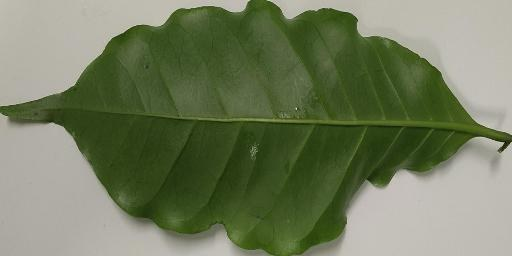
#> input picture mobile/web/samples/healthy-1.jpg, 512 x 256 px
$ python -i tiles.py   (imports and definitions only)
#> lines starting #> are read from the running program, lines starting #| are printed output that depends on the picture
"""Forty real training leaves for the 'twenty thousand labelled leaves' shot: eight per class, fixed seed.

Run from the repository root:
    python3 videos/technical/analysis/tiles.py
Reads training/manifests/scale_v3_manifest.json (train split, images present on this machine, whole leaves or
crops at least 96 px on the short side) and writes videos/technical/public/analysis/tiles/<n>.jpg (160 px squares,
centre-cropped) plus tiles.json with each tile's class and source.
"""

import json
import random
from pathlib import Path

from PIL import Image

ROOT = Path(__file__).resolve().parents[3]
TRAINING = ROOT / "training"
OUT = ROOT / "videos/technical/public/analysis/tiles"
CLASSES = ["healthy", "rust", "cercospora", "miner", "phoma"]
PER_CLASS = 8


def square(path, size=160):
#> called with size = 160
    image = Image.open(path).convert("RGB")
#> image is the input picture: PIL image 512x256 RGB; mean R, G, B 114.7, 124.5, 94.7
    side = min(image.size)
#> side = 256
    left, top = (image.width - side) // 2, (image.height - side) // 2
#> left = 128; top = 0
    return image.crop((left, top, left + side, top + side)).resize((size, size), Image.BICUBIC)
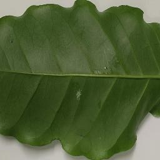
#> returned value: PIL image 160x160 RGB; mean R, G, B 79.8, 96, 55.7


def main():
    generator = random.Random(20261004)
    rows = json.loads((TRAINING / "manifests/scale_v3_manifest.json").read_text())["images"]
    OUT.mkdir(parents=True, exist_ok=True)
    tiles = []
    for label in CLASSES:
        pool = sorted((r for r in rows if r["label"] == label and r["split"] == "train" and (TRAINING / r["path"]).exists()), key=lambda r: r["path"])
        chosen = []
        for row in generator.sample(pool, len(pool)):
            if min(Image.open(TRAINING / row["path"]).size) >= 96:
                chosen.append(row)
            if len(chosen) == PER_CLASS:
                break
        for row in chosen:
            number = len(tiles)
            square(TRAINING / row["path"]).save(OUT / f"{number}.jpg", quality=90)
            tiles.append({"n": number, "label": label, "source": row["source"], "path": row["path"]})
    (OUT.parent / "tiles.json").write_text(json.dumps(tiles, indent=1))
    print(len(tiles), "tiles")


# [2 lines not run here, left out]

>>> result = square('../../../mobile/web/samples/healthy-1.jpg')

$ run again, on mobile/web/samples/healthy-2.jpg
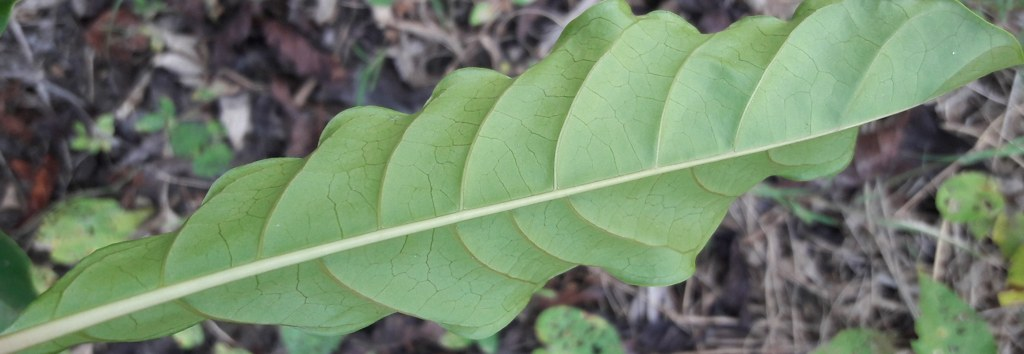
#> input picture mobile/web/samples/healthy-2.jpg, 1024 x 354 px
#> in square, image is the input picture: PIL image 1024x354 RGB; mean R, G, B 113.5, 131.1, 106.9
#> in square, `return image.crop((left, top, left + side, top + side)).resize((size, ..`:
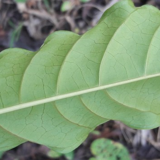
#> returned value: PIL image 160x160 RGB; mean R, G, B 127, 152.3, 117.6

$ run again, on mobile/web/samples/healthy-3.jpg
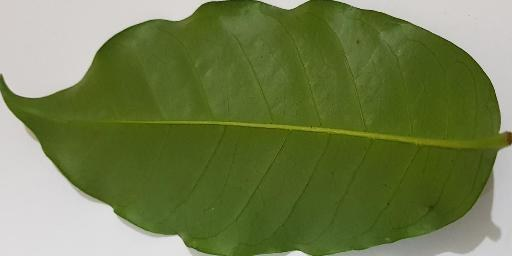
#> input picture mobile/web/samples/healthy-3.jpg, 512 x 256 px
#> in square, image is the input picture: PIL image 512x256 RGB; mean R, G, B 113.1, 125.9, 77.3
#> in square, `return image.crop((left, top, left + side, top + side)).resize((size, ..`:
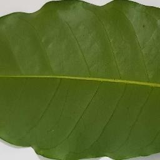
#> returned value: PIL image 160x160 RGB; mean R, G, B 86.9, 105.1, 42.9

$ run again, on mobile/web/samples/miner-1.jpg
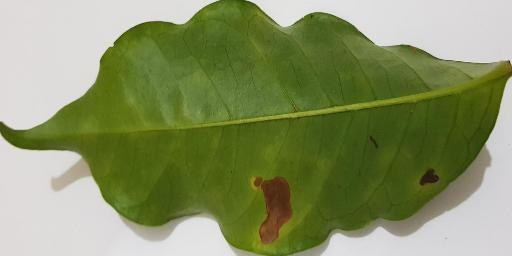
#> input picture mobile/web/samples/miner-1.jpg, 512 x 256 px
#> in square, image is the input picture: PIL image 512x256 RGB; mean R, G, B 134.4, 144.8, 99.9
#> in square, `return image.crop((left, top, left + side, top + side)).resize((size, ..`:
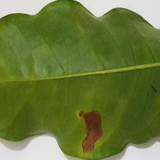
#> returned value: PIL image 160x160 RGB; mean R, G, B 104, 120.1, 57.8
